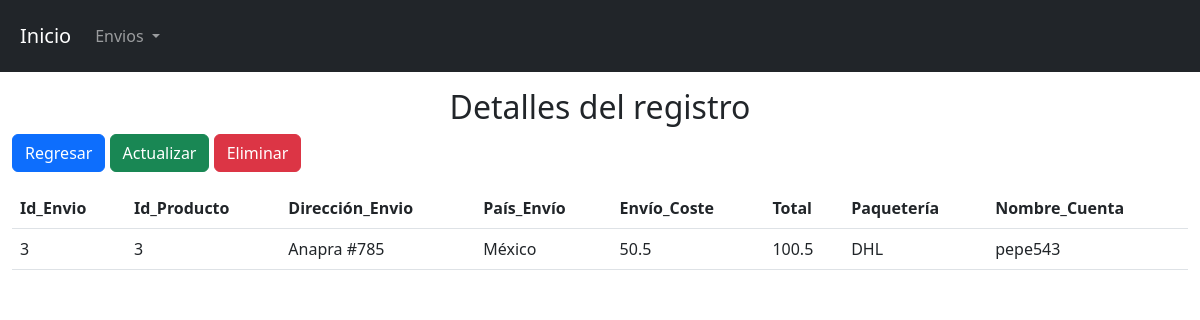
Page /view/username/show.php?id=3 on the committed database.
### tables this page shows
CREATE TABLE `envio` (
  `id_envio` int(10) NOT NULL,
  `id_producto` int(10) NOT NULL,
  `direccion_envio` varchar(100) NOT NULL,
  `pais_envio` varchar(50) NOT NULL,
  `envio_coste` float(100,2) NOT NULL,
  `total` float(10,2) NOT NULL,
  `paqueteria` varchar(50) NOT NULL,
  `nombre_cuenta` varchar(50) NOT NULL
);

### config/db.php (called while the page is built)
<?php
    class db{
        private $host= "localhost";
        private $dbname="F1MERCH";
        private $user="root";
        private $password="";
        public function conexion(){
            try{
                $PDO = new PDO("mysql:host=".$this->host.";dbname=".$this->dbname,$this->user,$this->password);
                return $PDO;
            }catch(PDOException $e){
                return $e->getMessage();
            }
        }
    }
?>

### controller/usernameController.php (called while the page is built, shortened)
<?php
    class envioControlador{
        private $model;
        public function __construct()
        {
            require_once("C:/xampp/htdocs/proyecto/model/usernameModel.php");
            $this->model = new envioModelo();
        }
        public function show($id){
            return ($this->model->show($id) != false) ? $this->model->show($id) : header("Location:index.php");
        }
    }
?>

### model/usernameModel.php (called while the page is built, shortened)
<?php
    class envioModelo{
        private $PDO;
        public function __construct()
        {
            require_once("C:/xampp/htdocs/proyecto/config/db.php");
            $con = new db();
            $this->PDO = $con->conexion();
        }
        public function show($id){
            $stament = $this->PDO->prepare("SELECT * FROM envio where id_envio = :id_envio limit 1");
            $stament->bindParam(":id_envio",$id);
            return ($stament->execute()) ? $stament->fetch() : false ;
        }
    }
?>

### view/username/show.php (the view, shortened to what this page needs)
<?php
    require_once("C:/xampp/htdocs/proyecto/view/head/head.php");
    require_once("C:/xampp/htdocs/proyecto/controller/usernameController.php");
    $envio = new envioControlador();
    $date = $envio->show($_GET['id']);
?>
<h2 class="text-center">Detalles del registro</h2>
<div class="pb-3">
    <a href="index.php" class="btn btn-primary">Regresar</a>
    <a href="edit.php?id=<?= $date[0]?>" class="btn btn-success">Actualizar</a>
    <a class="btn btn-danger" data-bs-toggle="modal" data-bs-target="#exampleModal">Eliminar</a>
</div>
<table class="table container-fluid">
    <thead>
        <tr>
            <th scope="col">Id_Envio</th>
            <th scope="col">Id_Producto</th>
            <th scope="col">Dirección_Envio</th>
            <th scope="col">País_Envío</th>
            <th scope="col">Envío_Coste</th>
            <th scope="col">Total</th>
            <th scope="col">Paquetería</th>
            <th scope="col">Nombre_Cuenta</th>
        </tr>
    </thead>
    <tbody>
        <tr>
            <td scope="col"><?= $date["id_envio"]?></td>
            <td scope="col"><?= $date["id_producto"]?></td>
            <td scope="col"><?= $date["direccion_envio"]?></td>
            <td scope="col"><?= $date["pais_envio"]?></td>
            <td scope="col"><?= $date["envio_coste"]?></td>
            <td scope="col"><?= $date["total"]?></td>
            <td scope="col"><?= $date["paqueteria"]?></td>
            <td scope="col"><?= $date["nombre_cuenta"]?></td>
        </tr>
    </tbody>
</table>
<?php
    require_once("C:/xampp/htdocs/proyecto/view/head/footer.php");
?>

### rows in the picture
envio: id_envio "3", id_producto "3", direccion_envio "Anapra #785", pais_envio "México", envio_coste "50.5", total "100.5", paqueteria "DHL", nombre_cuenta "pepe543"
